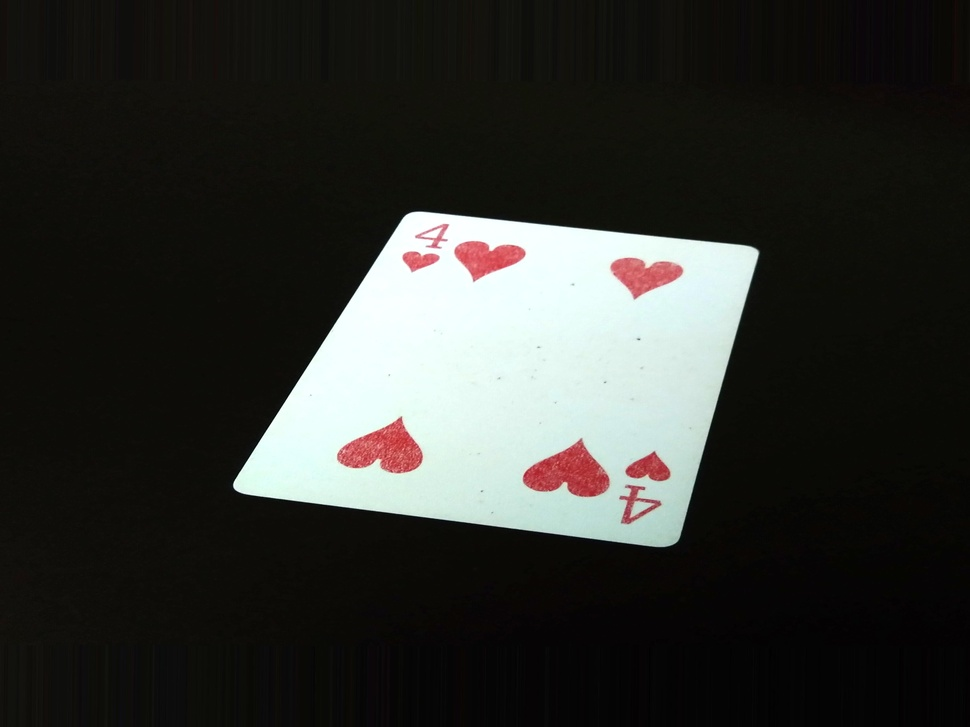
#> input picture PA05-TornadoServer/Poker/images/4H19.jpg, 970 x 727 px, shrunk from 4608 x 3456 before the run; its folder holds 4 pictures in this run
$ jupyter execute --allow-errors 'Scikit-Learn 2.ipynb'
#> lines starting #> are read from the running program, lines starting #| are printed output that depends on the picture
[cell 1]
import os
from platform import python_version
import sys
print(sys.executable, python_version())

directory1 = "./images/"
directory2 = "./all_images/"
directory3 = "./testing/"
image_list = [directory1 + file for file in os.listdir(directory1)]
#> (the rest of this cell did not finish here and is left out)

[cell 2]
import matplotlib.pyplot as plt
from PIL import Image
import numpy as np
converted_data = []
for each_image in image_list:
    img_object = Image.open(each_image)
#> img_object is the input picture: PIL image 970x727 RGB; mean R, G, B 49.3, 50.2, 46.6
    gr_image = img_object.convert('L')
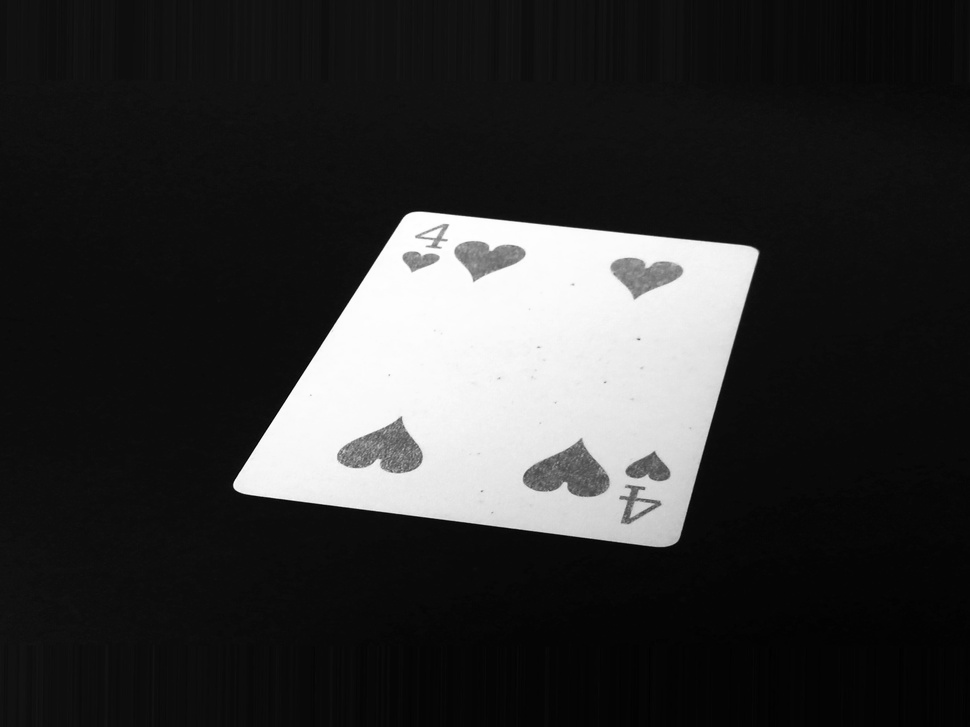
#> gr_image: PIL image 970x727 L; min 0, max 255, mean 49.6
#> pass 3 of the loop `for each_image in image_list:`:
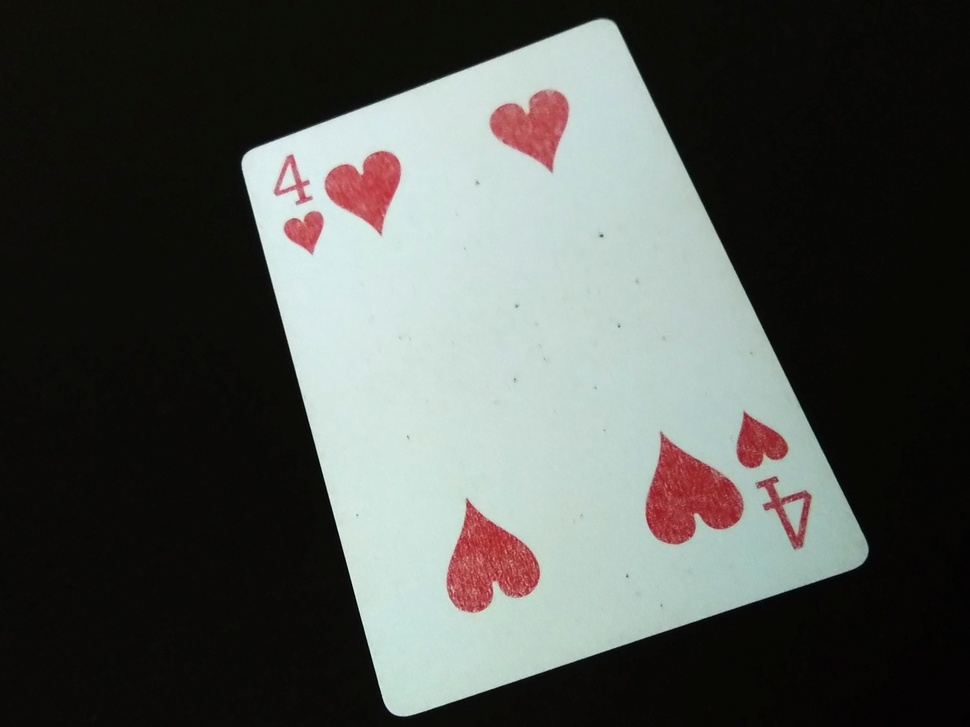
#> input picture PA05-TornadoServer/Poker/images/4H21.jpg, 970 x 727 px, shrunk from 4608 x 3456 before the run
#> img_object is the input picture: PIL image 970x727 RGB; mean R, G, B 80.9, 84, 80.5
#> `gr_image = img_object.convert('L')`:
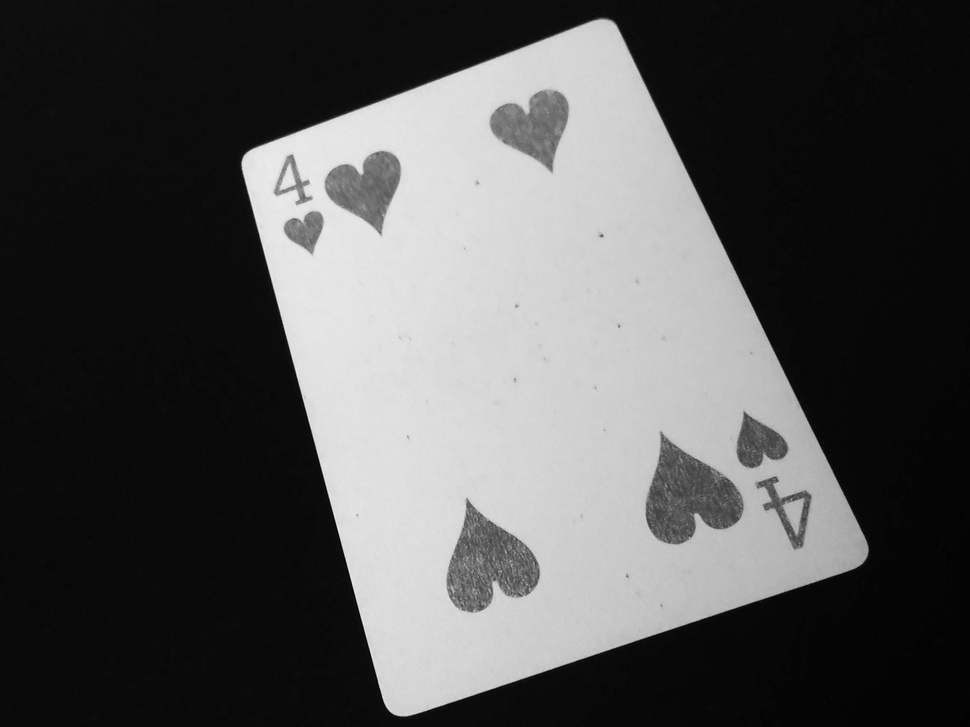
#> gr_image: PIL image 970x727 L; min 1, max 240, mean 82.7
#> the loop made 4 passes; the first 3 are shown
    data = np.asarray(gr_image).flatten()
    converted_data.append(data)


X_train = np.array(data)
y_train = []

labels = ["4H", "6H", "7C"]
def get_label(path, labels=labels):
    for label in labels:
        if label in path:
            return label
y_train = [get_label(image_list, labels)]
